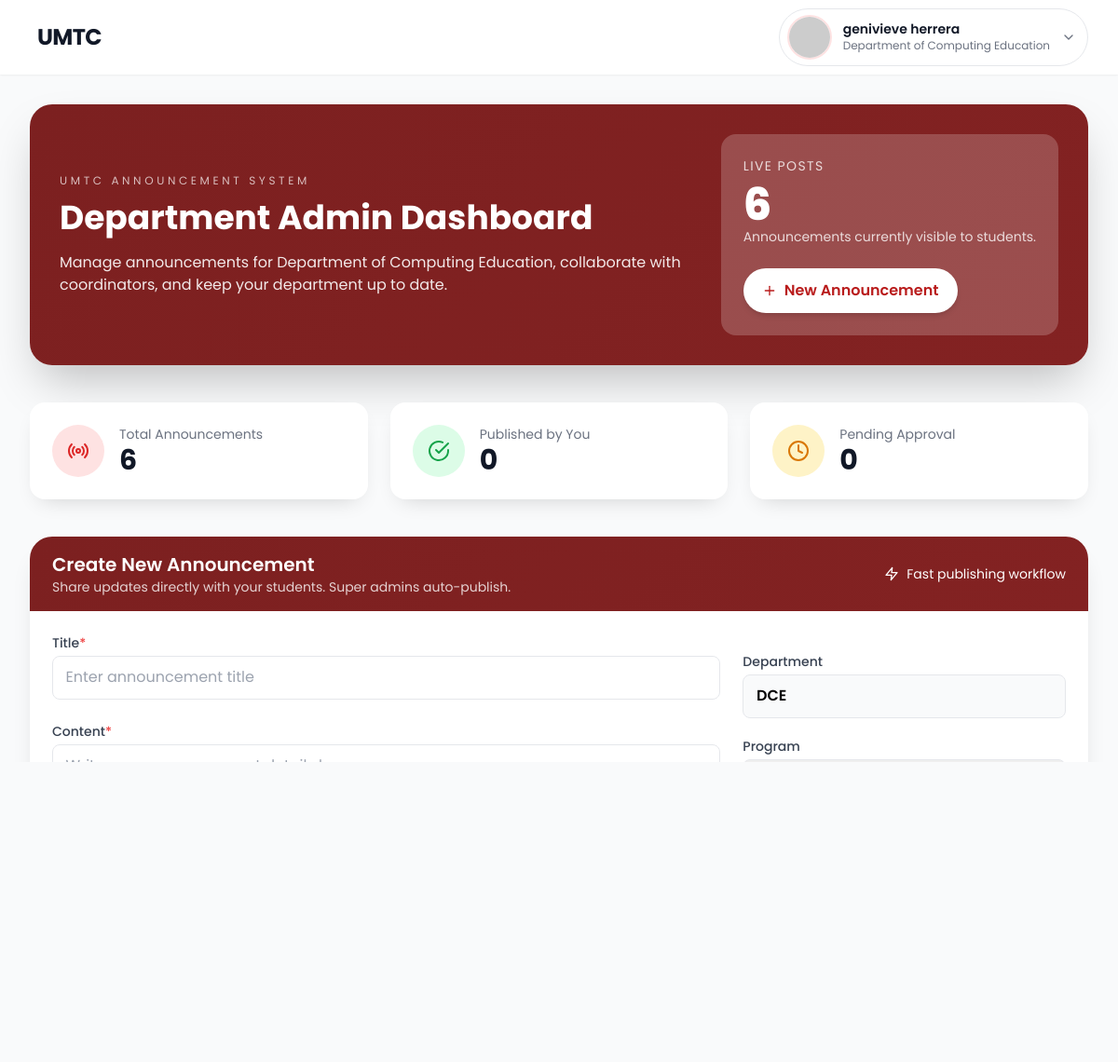
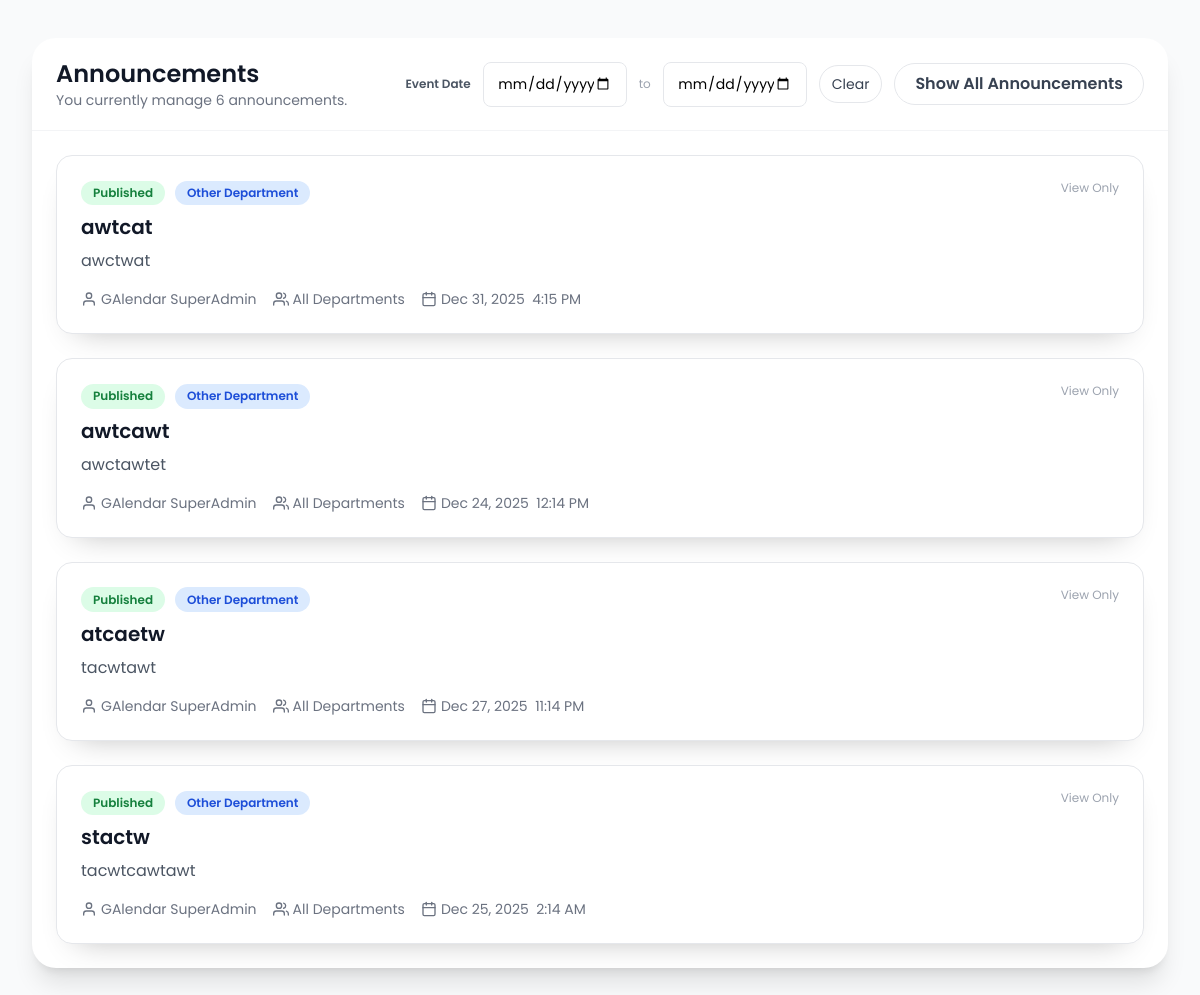
/admin.php (signed in), run on the app's committed database (2 pictures, top to bottom).
### tables this page shows
CREATE TABLE `departments` (
  `id` int(11) NOT NULL,
  `code` varchar(10) NOT NULL,
  `name` varchar(100) NOT NULL,
  `description` text DEFAULT NULL
);

CREATE TABLE `announcements` (
  `id` int(11) NOT NULL,
  `title` varchar(255) NOT NULL,
  `content` text NOT NULL,
  `category` enum('general','academic','event','emergency') DEFAULT 'general',
  `author_id` int(11) NOT NULL,
  `department_id` int(11) DEFAULT NULL,
  `program_id` int(11) DEFAULT NULL,
  `event_date` date DEFAULT NULL,
  `event_time` time DEFAULT NULL,
  `event_location` varchar(255) DEFAULT NULL,
  `is_published` tinyint(1) DEFAULT 0,
  `created_at` timestamp NOT NULL DEFAULT current_timestamp(),
  `updated_at` timestamp NOT NULL DEFAULT current_timestamp() ON UPDATE current_timestamp(),
  `is_approved` tinyint(1) DEFAULT 0,
  `approved_by` int(11) DEFAULT NULL,
  `approved_at` datetime DEFAULT NULL,
  `is_archived` tinyint(1) DEFAULT 0,
  `archived_at` datetime DEFAULT NULL
);

CREATE TABLE `users` (
  `id` int(11) NOT NULL,
  `username` varchar(50) NOT NULL,
  `password` varchar(255) NOT NULL,
  `email` varchar(100) NOT NULL,
  `role` enum('super_admin','admin') NOT NULL,
  `full_name` varchar(100) NOT NULL,
  `department_id` int(11) DEFAULT NULL,
  `require_password_change` tinyint(1) DEFAULT 0,
  `created_at` timestamp NOT NULL DEFAULT current_timestamp(),
  `reset_token` varchar(255) DEFAULT NULL,
  `reset_token_expiry` datetime DEFAULT NULL,
  `is_archived` tinyint(1) DEFAULT 0,
  `archived_at` datetime DEFAULT NULL,
  `last_login_at` datetime DEFAULT NULL,
  `last_login_ip` varchar(45) DEFAULT NULL,
  `profile_picture` varchar(255) DEFAULT NULL
);

### admin.php (the view, shortened to what the rows shown need)
<?php
require_once 'config.php';
$current_user = getCurrentUser();
$user_department = getUserDepartment();
if (isSuperAdmin()) {
    $stmt = $pdo->prepare("
        SELECT a.*, u.full_name AS author_name, d.code AS department_code, d.name AS department_name,
               p.code AS program_code, p.name AS program_name
        FROM announcements a
        JOIN users u ON a.author_id = u.id
        LEFT JOIN departments d ON a.department_id = d.id
        LEFT JOIN programs p ON a.program_id = p.id
        WHERE (a.is_archived IS NULL OR a.is_archived = 0)
        ORDER BY a.created_at DESC
    ");
    $stmt->execute();
} else {
    $stmt = $pdo->prepare("
        SELECT a.*, u.full_name AS author_name, d.code AS department_code, d.name AS department_name,
               p.code AS program_code, p.name AS program_name
        FROM announcements a
        JOIN users u ON a.author_id = u.id
        LEFT JOIN departments d ON a.department_id = d.id
        LEFT JOIN programs p ON a.program_id = p.id
        WHERE (a.department_id IS NULL OR a.department_id = ? OR a.author_id = ?)
          AND (a.is_archived IS NULL OR a.is_archived = 0)
        ORDER BY a.created_at DESC
    ");
    $stmt->execute([$user_department, $_SESSION['user_id']]);
}
$announcements = $stmt->fetchAll();
$departments = isSuperAdmin() ? getDepartments() : [];
$user_dept_info = $user_department ? getDepartment($user_department) : null;
$profile_display_name = $_SESSION['full_name'] ?? ($current_user['full_name'] ?? 'Admin User');
$profile_subtitle = isSuperAdmin()
    ? 'Super Admin'
    : ($user_dept_info ? $user_dept_info['name'] : 'Network Admin');
?>
<!DOCTYPE html>
<html lang="en">
<head>
    <script src="https://cdn.tailwindcss.com"></script>
    <link href="https://unpkg.com/aos@2.3.1/dist/aos.css" rel="stylesheet">
    <link rel="stylesheet" href="includes/design-system.css">
</head>
<body class="bg-gray-50">
    <nav class="fixed w-full z-40 nav-glass shadow-sm">
        <div class="max-w-7xl mx-auto px-4 sm:px-6 lg:px-8">
            <div class="flex items-center justify-between h-20">
                <div class="flex items-center space-x-4">
                    <div class="relative">
                        <button id="admin-profile-menu-button" class="pl-2 pr-3 py-1.5 rounded-full border border-gray-200 text-gray-800 bg-white hover:bg-gray-50 transition flex items-center gap-3" aria-haspopup="true" aria-expanded="false">
                            <div class="text-left">
                                <p class="text-sm font-semibold text-gray-900 leading-tight"><?php echo htmlspecialchars($profile_display_name); ?></p>
                                <p class="text-xs text-gray-500"><?php echo htmlspecialchars($profile_subtitle); ?></p>
                            </div>
                        </button>
                    </div>
                </div>
            </div>
        </div>
    </nav>
    <main class="pt-28 pb-16 max-w-7xl mx-auto px-4 sm:px-6 lg:px-8 space-y-10">
        <section class="gradient-bg text-white rounded-3xl shadow-2xl p-8 flex flex-col md:flex-row items-start md:items-center justify-between gap-8" data-aos="fade-down">
            <div>
                <p class="uppercase text-white/70 tracking-[0.3em] text-xs">UMTC Announcement System</p>
                <h1 class="text-3xl md:text-4xl font-bold mt-3">Department Admin Dashboard</h1>
                <p class="mt-4 text-white/90 max-w-2xl">
                    Manage announcements for <?php echo $user_dept_info ? htmlspecialchars($user_dept_info['name']) : 'the entire UMTC community'; ?>, collaborate with coordinators, and keep your department up to date.
                </p>
            </div>
        </section>
        <section id="create-announcement" class="bg-white rounded-3xl shadow-xl overflow-hidden card-hover" data-aos="fade-up" data-aos-delay="100">
            <div class="gradient-bg px-6 py-4 text-white flex items-center justify-between flex-wrap gap-4">
                <div>
                    <h2 class="text-xl font-semibold">Create New Announcement</h2>
                </div>
            </div>
            <div class="p-6">
                <form method="POST" class="grid grid-cols-1 lg:grid-cols-3 gap-6">
                    <div class="space-y-5">
                        <?php if (isSuperAdmin()): ?>
                            <div>
                                <label for="department_id" class="block text-sm font-medium text-gray-700 mb-1">Department</label>
                                <select id="department_id" name="department_id" class="form-select">
                                    <option value="">All Departments</option>
                                    <?php foreach ($departments as $dept): ?>
                                        <option value="<?php echo $dept['id']; ?>"><?php echo htmlspecialchars($dept['code'] . ' - ' . $dept['name']); ?></option>
                                    <?php endforeach; ?>
                                </select>
                            </div>
                        <?php else: ?>
                            <div>
                                <label class="block text-sm font-medium text-gray-700 mb-1">Department</label>
                                <p class="form-input bg-gray-50 font-semibold"><?php echo $user_dept_info ? htmlspecialchars($user_dept_info['code']) : 'General'; ?></p>
                            </div>
                        <?php endif; ?>
                    </div>
                </form>
            </div>
        </section>
        <section id="manage-announcements" class="bg-white rounded-3xl shadow-xl card-hover overflow-hidden" data-aos="fade-up" data-aos-delay="150">
            <div class="px-6 py-5 border-b border-gray-100 flex flex-wrap items-center justify-between gap-4">
                <div>
                    <h2 class="text-2xl font-semibold text-gray-900">Announcements</h2>
                </div>
            </div>
            <div class="p-6 space-y-6">
                <?php if (count($announcements) > 0): ?>
                    <?php foreach ($announcements as $index => $announcement): ?>
                        <?php $is_hidden_preview = $index >= 4; ?>
                        <article class="announcement-card <?php echo $is_hidden_preview ? 'hidden limited-announcement-admin' : ''; ?>" data-event-date="<?php echo htmlspecialchars($announcement['event_date']); ?>" data-aos="fade-up" data-aos-delay="<?php echo ($index % 4) * 50; ?>">
                            <div class="flex flex-wrap items-start justify-between gap-4">
                                <div>
                                    <div class="mb-2">
                                        <span class="announcement-pill <?php echo $announcement['is_published'] ? 'bg-green-100 text-green-700' : 'bg-yellow-100 text-yellow-700'; ?>">
                                            <?php echo $announcement['is_published'] ? 'Published' : 'Hidden'; ?>
                                        </span>
                                        <?php if (!isSuperAdmin() && $announcement['department_id'] != $user_department): ?>
                                            <span class="announcement-pill bg-blue-100 text-blue-700">Other Department</span>
                                        <?php endif; ?>
                                    </div>
                                    <h3 class="text-xl font-semibold text-gray-900"><?php echo htmlspecialchars($announcement['title']); ?></h3>
                                    <p class="text-gray-600 mt-2"><?php echo strlen($announcement['content']) > 200 ? substr(htmlspecialchars($announcement['content']), 0, 200) . '…' : htmlspecialchars($announcement['content']); ?></p>
                                    <div class="flex flex-wrap gap-4 text-sm text-gray-500 mt-4">
                                        <span class="flex items-center">
                                            <i data-feather="user" class="w-4 h-4 mr-1"></i>
                                            <?php echo htmlspecialchars($announcement['author_name']); ?>
                                        </span>
                                        <span class="flex items-center">
                                            <i data-feather="users" class="w-4 h-4 mr-1"></i>
                                            <?php echo !empty($announcement['department_code']) ? htmlspecialchars($announcement['department_code']) : 'All Departments'; ?>
                                        </span>
                                        <?php if ($announcement['event_date']): ?>
                                            <span class="flex items-center">
                                                <i data-feather="calendar" class="w-4 h-4 mr-1"></i>
                                                <?php echo date('M j, Y', strtotime($announcement['event_date'])); ?>
                                                <?php if ($announcement['event_time']): ?>
                                                    &nbsp;<?php echo date('g:i A', strtotime($announcement['event_time'])); ?>
                                                <?php endif; ?>
                                            </span>
                                        <?php endif; ?>
                                    </div>
                                </div>
                                <div class="flex items-center gap-3">
                                    <?php if (isSuperAdmin() || $announcement['department_id'] == $user_department): ?>
                                        <button type="button" onclick="editAnnouncement(<?php echo $announcement['id']; ?>)" class="inline-flex items-center px-4 py-2 rounded-full border border-gray-200 text-gray-700 hover:bg-gray-50">
                                            <i data-feather="edit-2" class="w-4 h-4 mr-2"></i>
                                            Edit
                                        </button>
                                        <form method="POST" onsubmit="return confirm('Delete this announcement?');">
                                            <input type="hidden" name="id" value="<?php echo $announcement['id']; ?>">
                                            <button type="submit" name="delete" class="inline-flex items-center px-4 py-2 rounded-full border border-red-200 text-red-600 hover:bg-red-50">
                                                <i data-feather="trash-2" class="w-4 h-4 mr-2"></i>
                                                Delete
                                            </button>
                                        </form>
                                    <?php else: ?>
                                        <span class="text-xs text-gray-400">View Only</span>
                                    <?php endif; ?>
                                </div>
                            </div>
                        </article>
                    <?php endforeach; ?>
                <?php endif; ?>
            </div>
        </section>
    </main>
</body>
</html>

### data on the page
departments: name "Department of Computing Education", code "DCE"
announcements: is_published "Published", shows "Other Department", title "awtcat", content "awctwat", author.full_name "GAlendar SuperAdmin", event_date "Dec 31, 2025", event_time "4:15 PM", shows "View Only"
announcements: is_published "Published", shows "Other Department", title "awtcawt", content "awctawtet", author.full_name "GAlendar SuperAdmin", event_date "Dec 24, 2025", event_time "12:14 PM", shows "View Only"
announcements: is_published "Published", shows "Other Department", title "atcaetw", content "tacwtawt", author.full_name "GAlendar SuperAdmin", event_date "Dec 27, 2025", event_time "11:14 PM", shows "View Only"
announcements: is_published "Published", shows "Other Department", title "stactw", content "tacwtcawtawt", author.full_name "GAlendar SuperAdmin", event_date "Dec 25, 2025", event_time "2:14 AM", shows "View Only"

### other printed values
$admin_brand_label "UMTC"
$profile_display_name "genivieve herrera"
$published_announcements "6"
$total_announcements "6"
$my_published_announcements "0"
$pending_announcements "0"
